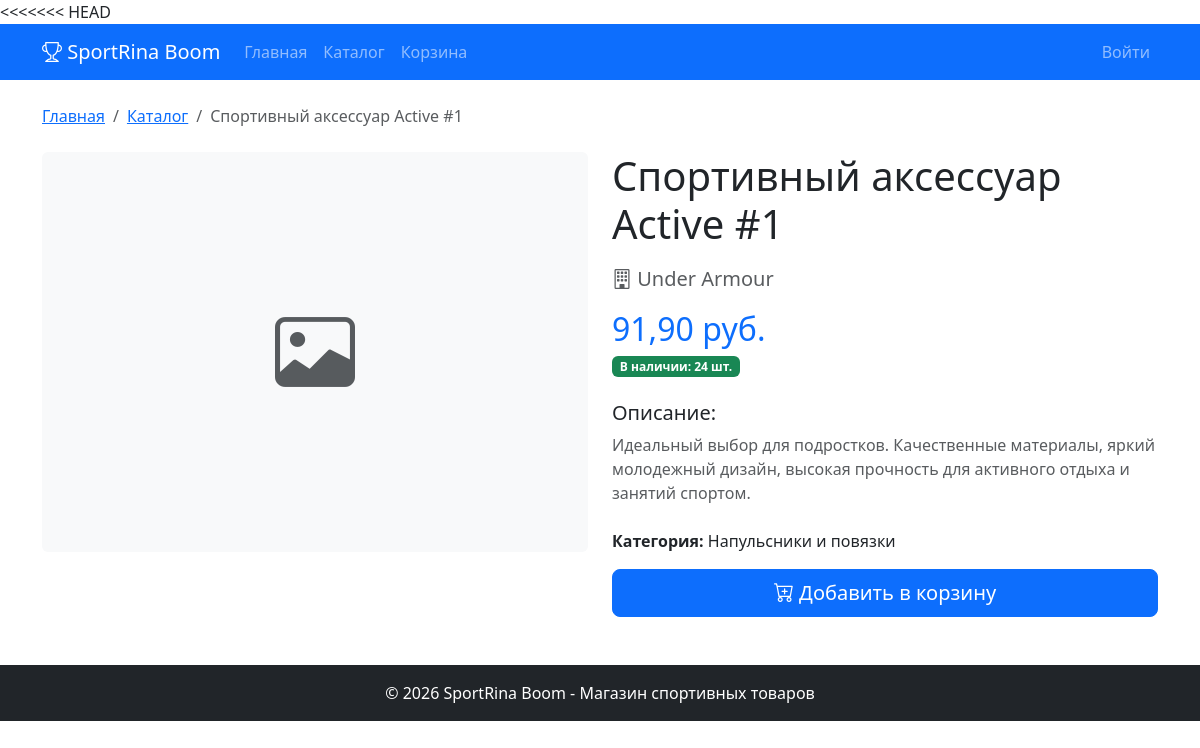
/catalog/35/, run on the app's committed database.
### store/models.py (models this page shows, shortened)
class Product(models.Model):
    title = models.CharField(max_length=200, verbose_name='Название')
    description = models.TextField(verbose_name='Описание', blank=True)
    price = models.DecimalField(
        max_digits=10, decimal_places=2,
        verbose_name='Цена',
        validators=[MinValueValidator(0.0)]
    )
    stock_quantity = models.PositiveIntegerField(verbose_name='Количество на складе', default=0)
    image = models.ImageField(upload_to='products/', blank=True, null=True, verbose_name='Изображение')
    category = models.ForeignKey(Category, on_delete=models.CASCADE, verbose_name='Категория')
    manufacturer = models.ForeignKey(Manufacturer, on_delete=models.CASCADE, verbose_name='Производитель')
    class Meta:
        verbose_name = 'Товар'
        verbose_name_plural = 'Товары'

class Manufacturer(models.Model):
    name = models.CharField(max_length=200, verbose_name='Название производителя')
    class Meta:
        verbose_name = 'Производитель'
        verbose_name_plural = 'Производители'

class Category(models.Model):
    name = models.CharField(max_length=200, verbose_name='Название категории')
    class Meta:
        verbose_name = 'Категория'
        verbose_name_plural = 'Категории'

### store/views.py (the view)
# urls.py: path('catalog/<int:pk>/', views.product_detail, name='product_detail'),
def product_detail(request, pk):
    product = get_object_or_404(Product, pk=pk)
    return render(request, 'shop/product_detail.html', {'product': product})

### store/templates/shop/product_detail.html (shortened to what this page needs)
{% extends 'base.html' %}
{% load static %}
{% block content %}
<nav aria-label="breadcrumb" class="mb-4">
    <ol class="breadcrumb">
        <li class="breadcrumb-item"><a href="/">Главная</a></li>
        <li class="breadcrumb-item"><a href="/catalog/">Каталог</a></li>
        <li class="breadcrumb-item active">{{ product.title }}</li>
    </ol>
</nav>
<div class="row">
    <div class="col-md-6 mb-4">
        {% if product.image %}
            <img src="{{ product.image.url }}" class="img-fluid rounded shadow" alt="{{ product.title }}">
        {% else %}
            <div class="bg-light rounded d-flex align-items-center justify-content-center" style="height: 400px;">
                <i class="bi bi-image display-1 text-muted"></i>
            </div>
        {% endif %}
    </div>
    <div class="col-md-6">
        <h1 class="mb-3">{{ product.title }}</h1>
        <p class="lead text-muted"><i class="bi bi-building"></i> {{ product.manufacturer.name }}</p>
        <div class="mb-4">
            <h2 class="text-primary">{{ product.price }} руб.</h2>
            {% if product.stock_quantity > 0 %}
                <span class="badge bg-success">В наличии: {{ product.stock_quantity }} шт.</span>
            {% else %}
                <span class="badge bg-danger">Нет в наличии</span>
            {% endif %}
        </div>
        <div class="mb-4">
            <h5>Описание:</h5>
            <p class="text-muted">{{ product.description }}</p>
        </div>
        <p><strong>Категория:</strong> {{ product.category.name }}</p>
        {% if product.stock_quantity > 0 %}
            <button class="btn btn-primary btn-lg w-100" onclick="addToCart({{ product.id }})">
                <i class="bi bi-cart-plus"></i> Добавить в корзину
            </button>
        {% else %}
            <button class="btn btn-secondary btn-lg w-100" disabled>
                <i class="bi bi-x-circle"></i> Нет в наличии
            </button>
        {% endif %}
    </div>
</div>
{% endblock %}

### data on the page
Product: title "Спортивный аксессуар Active #1", manufacturer.name "Under Armour", price "91,90", stock_quantity "24", description "Идеальный выбор для подростков. Качественные материалы, яркий молодежный дизайн, высокая прочность для активного отдыха и занятий спортом.", category.name "Напульсники и повязки"
